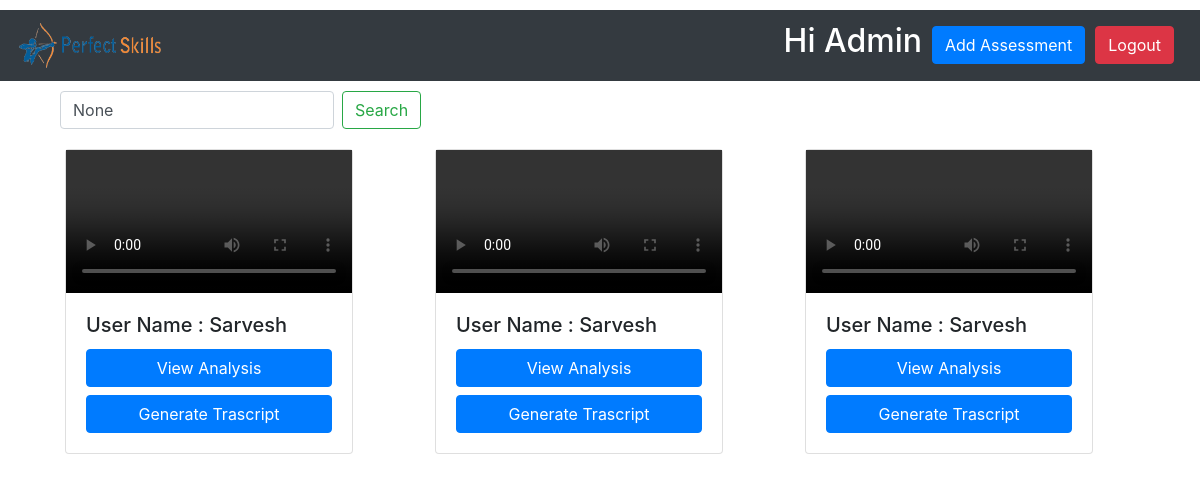
/administration/searchbar/ (signed in), run on an earlier commit of the app's database.
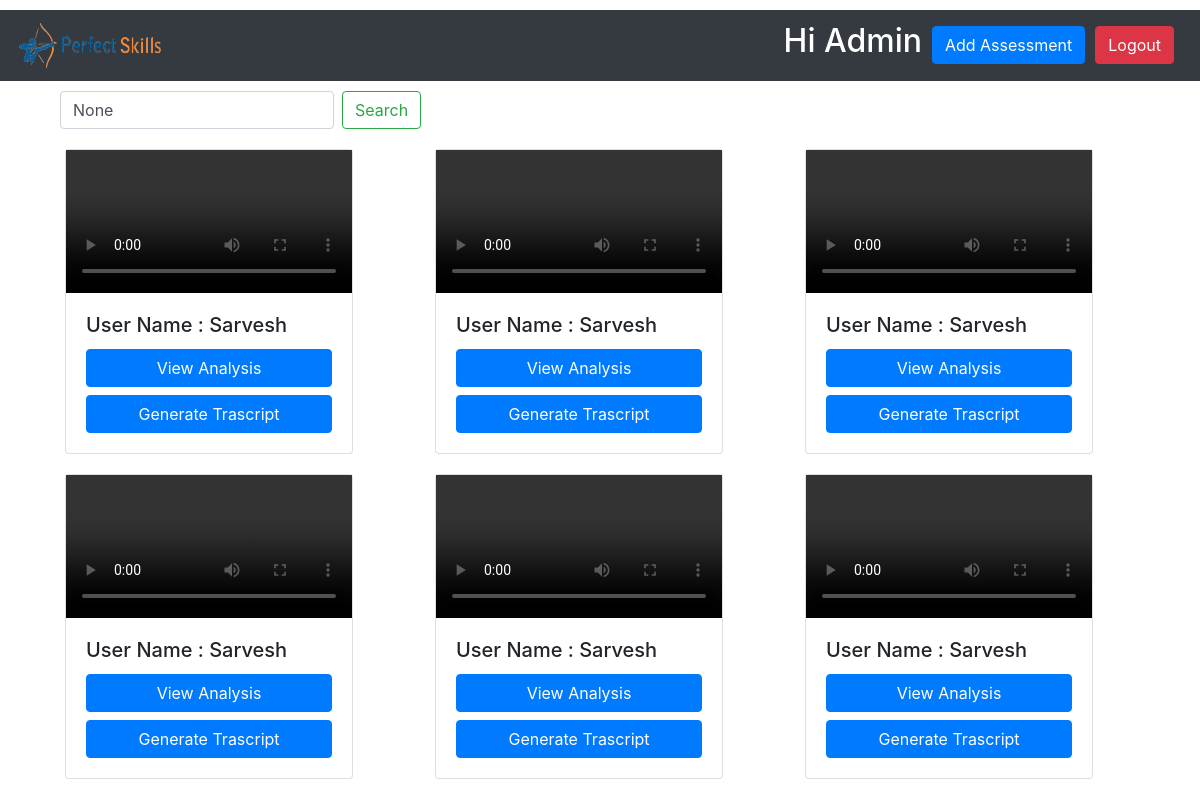
And on a later commit of the database.
### assessments/models.py (models this page shows, shortened)
class videoAns(models.Model):
    ansId = models.AutoField(primary_key=True)
    user_name = models.CharField(max_length=255,null=True)
    assessment_name = models.CharField(max_length=300,null=True)
    question_id = models.ForeignKey(Question, on_delete=models.CASCADE, null=True)
    identi = models.CharField(max_length=300,null=True,default="None")
    videoAns = models.FileField(upload_to='media',blank=True)
    trasnscript = models.CharField(max_length=10000,null=True)
    answer_accurecy = models.IntegerField(null=True,default=0)

### administration/views.py (the view)
# urls.py: path('searchbar/',searchbar,name='searchbar'),
@staff_member_required
@login_required(login_url='login')
def searchbar(request):
    query = request.GET.get('q')
    url = settings. MEDIA_URL
    if query:
        results = videoAns.objects.filter(
            Q(user_name__icontains=query) | Q(assessment_name__icontains=query))
    else:
        results = videoAns.objects.all()
    return render(request, 'all_submmision.html', {'results': results, 'query': query, 'url': url})

### templates/all_submmision.html (shortened to what this page needs)
{% extends 'base.html' %}
{% load static %}
{% block content %}
<div class="container h-100" style="margin-top: 5px;">
    <div class="container" style="margin-top: 10px;">
        <div class="row">
            <div class="col-md">
                <form class="form-inline my-2 my-lg-0" method="get" action="{% url 'searchbar' %}">
                    <input class="form-control mr-sm-2" type="text" name="q" value="{{ query }}" placeholder="Search">
                    <button class="btn btn-outline-success my-2 my-sm-0" type="submit">Search</button>
                </form>
            </div>
        </div>
    </div>
    {% if results %}
    <div class="container" style="margin-top: 5px;">
        <div class="row">
            {% for result in results %}
            <div class="col-md-4" style="margin-top:10px ;">
                <div class="card" style="width: 18rem; margin: 5px 5px 5px 5px;">
                    <video controls src="{{ url }}{{ result.videoAns }}" type="video/webm"></video>
                    <div class="card-body">
                        <h5 class="card-title">User Name : {{ result.user_name }}</h5>
                        <a href="allAnswer/{{result.ansId }}" class="btn btn-primary btn-block">View Analysis</a>
                        <a href="generate_tras/{{ result.ansId }}" class="btn btn-primary btn-block">Generate
                            Trascript</a>
                    </div>
                </div>
            </div>
            {% endfor %}
        </div>
    </div>
    {% endif %}
    {% endblock %}

What changed in the data, as far as the page shows it:
added videoAns: user_name "Sarvesh"
added videoAns: user_name "Sarvesh"
added videoAns: user_name "Sarvesh"
